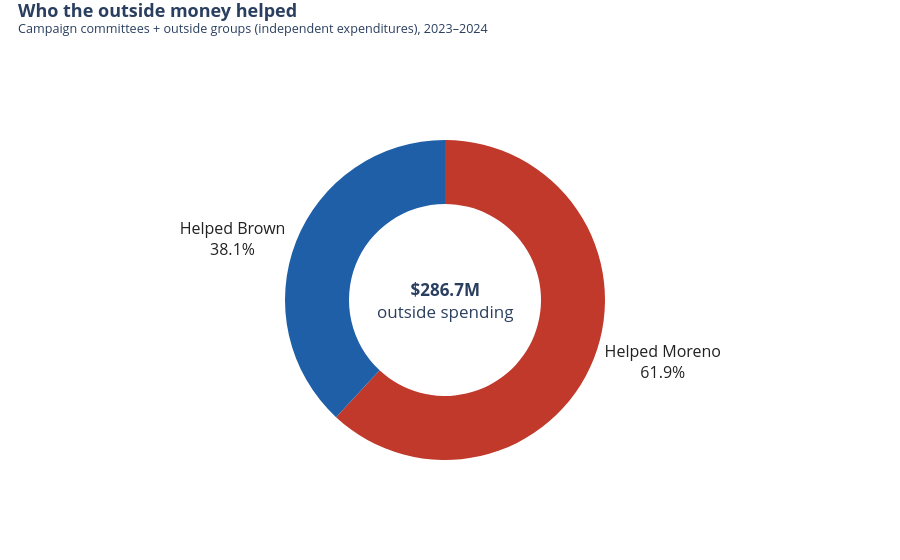

Notebook cell for this chart:
### Code cell
# Chart 2: who the outside money helped
fig = go.Figure(go.Pie(
    labels=who_helped["who_helped"], values=who_helped["dollars"], hole=0.6, sort=False, direction="clockwise",
    marker={"colors": [MORENO, BROWN]}, textinfo="label+percent", textposition="outside", textfont={"size": 16, "color": "#222222"},
    hovertemplate="<b>%{label}</b><br>$%{value:,.0f}<br>%{percent}<extra></extra>"))
fig.add_annotation(text=f"<b>{money_m(total_outside)}</b><br>outside spending", x=0.5, y=0.5, xref="paper", yref="paper",
                   xanchor="center", yanchor="middle", showarrow=False, font={"size": 17})
finish(fig, "02_who_helped_donut.html", "Who the outside money helped", SCOPE, height=560, legend=False)

### Figure 1 — Plotly figure (JSON) as saved in the notebook; plotly's stock layout.template omitted (floating-point values rounded to 4 significant figures)
{"data": [{"direction": "clockwise", "hole": 0.6, "hovertemplate": "<b>%{label}</b><br>$%{value:,.0f}<br>%{percent}<extra></extra>", "labels": ["Helped Moreno", "Helped Brown"], "marker": {"colors": ["#c0392b", "#1f5fa8"]}, "sort": false, "textfont": {"color": "#222222", "size": 16}, "textinfo": "label+percent", "textposition": "outside", "type": "pie", "values": [177500000.0, 109200000.0]}], "layout": {"annotations": [{"font": {"size": 17}, "showarrow": false, "text": "<b>$286.7M</b><br>outside spending", "x": 0.5, "xanchor": "center", "xref": "paper", "y": 0.5, "yanchor": "middle", "yref": "paper"}], "font": {"size": 13}, "height": 560, "legend": {"orientation": "h", "x": 1, "xanchor": "right", "y": 1.02, "yanchor": "bottom"}, "margin": {"b": 100, "l": 80, "r": 40, "t": 140}, "showlegend": false, "title": {"text": "<b>Who the outside money helped</b><br><sup>Campaign committees + outside groups (independent expenditures), 2023–2024</sup>", "x": 0.02, "y": 0.97, "yanchor": "top"}}}
